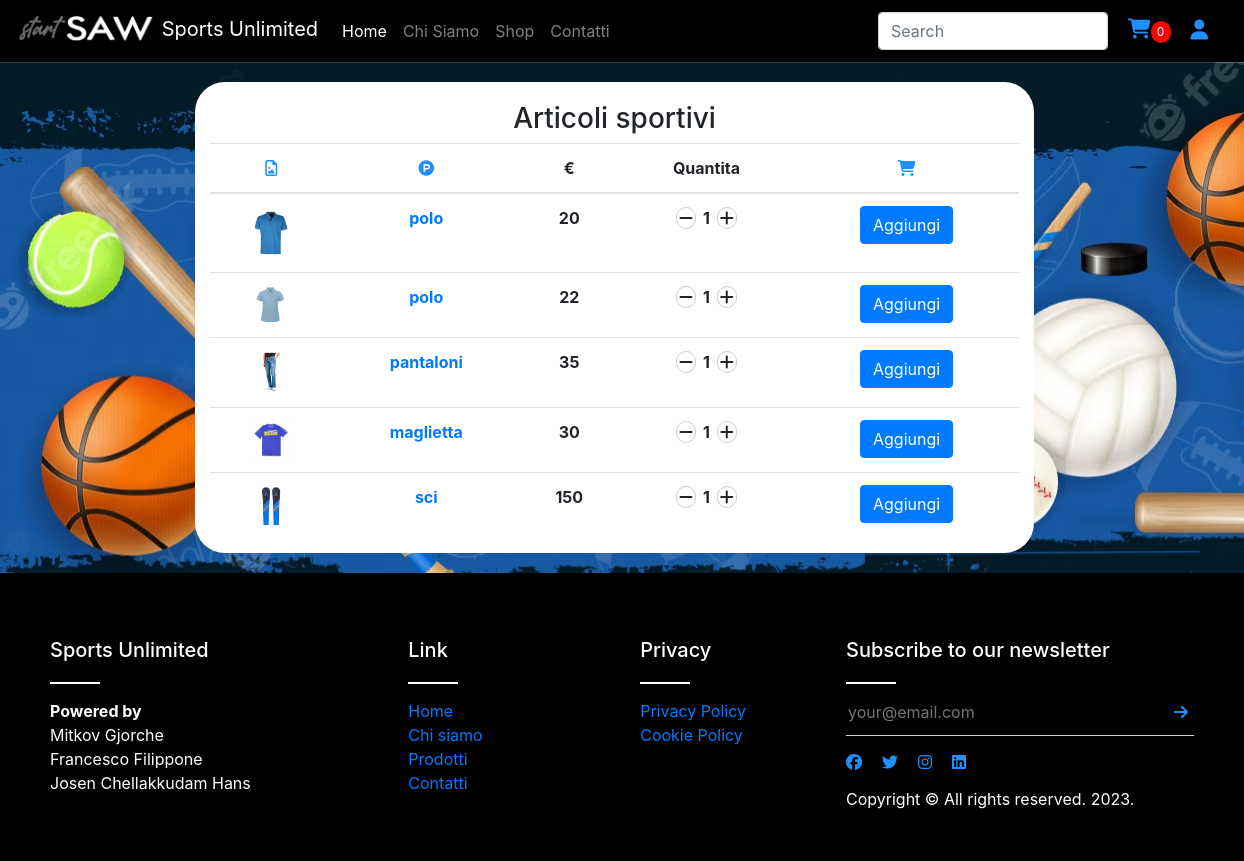
Screenshot of /php/prodotti.php with the database file from the repository.
### tables this page shows
CREATE TABLE `prodotti` (
  `id` int(11) NOT NULL,
  `descrizione` varchar(45) DEFAULT NULL,
  `marca` varchar(45) DEFAULT NULL,
  `sesso` varchar(10) DEFAULT NULL,
  `tipologia` varchar(30) DEFAULT NULL,
  `prezzo` int(11) DEFAULT NULL,
  `quantità` int(4) DEFAULT NULL,
  `data_modifica` datetime DEFAULT NULL,
  `data_aggiunta` datetime DEFAULT NULL
);

### php/prodotti.php (the view, shortened to what this page needs)
<?php
    include("db.php");
?>
<!DOCTYPE html>
<html lang="it">
<head>
    <link rel="stylesheet" href="https://maxcdn.bootstrapcdn.com/bootstrap/4.0.0/css/bootstrap.min.css">
    <link rel="stylesheet" href="../css/main.css">
    <link rel="stylesheet" href="../css/form-style.css">
</head>
<body >
    <?php
        include("../partials/navbar.php");
    ?>
    <section class="sfondo">
        <?php if (isset($_GET['prodotto']) && $_GET['prodotto']) {
            $stmt = mysqli_prepare($con, "SELECT * FROM prodotti WHERE id= ?");
            mysqli_stmt_bind_param($stmt, 's', $_GET['prodotto']);
            mysqli_stmt_execute($stmt);
            $res = mysqli_stmt_get_result($stmt);
            $row = mysqli_fetch_array($res);
            mysqli_stmt_close($stmt);
            if (mysqli_num_rows($res) == 0)  {  ?>
                <div class="row marginrow">
                    <div class="col-sm-12" id="ProdNonDisp">
                        <h1>Prodotto non disponibile</h1>
                    </div>
                </div>
            <?php } else { ?>
            <div class="row">
                <div class="col-sm-4"></div>
                <div class="col-sm-4 ShowProd">
                    <div class="col-item">
                        <div class="photo">
                            <img src="../img/products/<?php echo $row[0]; ?>.jpg" class="img-responsive" width="300"/>
                        </div>
                        <hr>
                        <div class="info">
                            <div class="row">
                                <div class="price col-md-6">
                                    <h5>
                                        <?php echo $row[1]." ".$row[2]." ".$row[3]; ?></h5>
                                    <h5 class="price-text-color">
                                        Prezzo: <?php echo $row[5]; ?> Euro</h5>
                                </div>
                                <div class="rating hidden-sm col-md-6">
                                    <i class="price-text-color fa fa-star"></i><i class="price-text-color fa fa-star">
                                    </i><i class="price-text-color fa fa-star"></i><i class="price-text-color fa fa-star">
                                    </i><i class="fa fa-star"></i>
                                </div>
                            </div>
                            <div class="separator clear-left">
                                <p class="btn-add">
                                    <i class="fa fa-shopping-cart"></i><a href="prodotti.php?prodotto=<?php echo $_GET['prodotto'] ?> class="hidden-sm">Add to cart</a></p>
                                <p class="btn-details">
                                    <i class="fa fa-list"></i><a href="http://www.jquery2dotnet.com" class="hidden-sm">More details</a></p>
                            </div>
                            <div class="clearfix">
                            </div>
                        </div>
                    </div>
                </div>
                <div class="col-sm-4"></div>
            </div>
        <?php    }
         } else {
            $stmt = mysqli_prepare($con, "SELECT * FROM prodotti");
            mysqli_stmt_execute($stmt);
            $res = mysqli_stmt_get_result($stmt);
            ?>
            <div class="row marginrow">
            <div class="col-sm-2"></div>
            <div class="col-sm-8 ShowProd border30">
            <h3 class="titolo">Articoli sportivi</h3>
            <table class="table" >
                <thead>
                    <tr>
                    <th scope="col"><i class="fa fa-file-image-o" aria-hidden="true"></i></th>
                    <th scope="col"><i class="fa fa-product-hunt" aria-hidden="true"></i></th>
                    <th scope="col">€</th>
                    <th scope="col">Quantita</th>
                    <th scope="col"><i class="fa-solid fa-cart-shopping"></i></th>
                    </tr>
                </thead>
                <tbody>
                    <?php $i = 0; while ($row= mysqli_fetch_array($res)) {
                        echo '<tr><th scope="row"><img src="../img/products/'.$row[0].'.jpg" alt="image" width="40"></th>
                        <th scope="row"><a href="">'.$row[1].'</a></th>
                        <th scope="row" class="th_mobile">'.$row[2].'</th>
                        <th scope="row" class="th_mobile">'.$row[3].'</th>
                        <th scope="row" class="th_mobile">'.$row[4].'</th>
                        <th scope="row">'.$row[5].'</th>
                        <th scope="row"><span class="fa fa-minus" id="Prod1"></span><span class="num" id="Prod2">1</span><span class="fa fa-plus" id="Prod3"></span></th>
                        <th scope="row"><button class="add_market btn btn-primary" data-product="'.$row[0].'" data-num="1" data-count="'.$i.'">Aggiungi</button></th></tr>';
                        $i++;
                    } ?>
                </tbody>
            </table>
            </div>
            <div class="col-sm-2"></div>
        <?php } mysqli_close($con);?>
      </div>
    </section>
    <?php
        include("../partials/footer.php");
    ?>
</body>
</html>

### partials/navbar.php (shortened to what this page needs)
<nav class="navbar navbar-expand-lg navbar-dark">
  <a class="navbar-brand" href="index.php">
    <img src="../img/logo4.jpg" alt="logo" id="ImgNav">
    Sports Unlimited
  </a>
  <div class="collapse navbar-collapse" id="navbarSupportedContent">
    <ul class="navbar-nav mr-auto">
      <li class="nav-item active">
        <a class="nav-link" href="index.php">Home <span class="sr-only">(current)</span></a>
      </li>
      <li class="nav-item">
        <a class="nav-link" href="about.php">Chi Siamo</a>
      </li>
      <li class="nav-item">
        <a class="nav-link" href="prodotti.php">Shop</a>
      </li>
      <li class="nav-item">
        <a class="nav-link" href="contacts.php">Contatti</a>
      </li>
    </ul>
    <div><input id="search" class="menu_margin form-control SearchNav" type="search" placeholder="Search" aria-label="Search">
    <ul id="product_list" class="list-group" style="position: absolute; z-index:999; width: 400px; padding: 3px"></ul></div>
    <div class="menu_margin MargNav"><a href="carrello.php"><i class="fa-solid fa-cart-shopping" style="font-size: 20px"></i><div class="notifications">0</div></a></div>
    <?php if (isset($_SESSION['nome']))
              echo '<a href="show_profile.php" class="MargNav"><i class="fa-solid fa-user INav"></i> '.$_SESSION['nome'].'</a><button id="logout" class="btn btn-primary">Logout</button>';
          else
              echo '<a href="Form_login.php" class="MargNav"><i class="fa-solid fa-user INav"></i></a>';
    ?>
  </div>
</nav>

### partials/footer.php
<footer>
    <div class="footerLeft">
        <div class="footerMenu">
            <h1 class="FMenuTitolo">
                Sports Unlimited
            </h1>
            <ul class="MenuList">
                <li><b>Powered by</b></li>
                <li>Mitkov Gjorche</li>
                <li>Francesco Filippone</li>
                <li>Josen Chellakkudam Hans</li>
            </ul>
        </div>
        <div class="footerMenu">
            <h1 class="FMenuTitolo">
                Link
            </h1>
            <ul class="MenuList">
                <li>
                    <a href="../php/index.php">Home</a>
                </li>
                <li>
                    <a href="../php/about.php">Chi siamo</a>
                </li>
                <li>
                    <a href="../php/prodotti.php">Prodotti</a>
                </li>
                <li>
                    <a href="../php/contacts.php">Contatti</a>
                </li>
            </ul>
        </div>
        <div class="footerMenu">
            <h1 class="FMenuTitolo">
                Privacy
            </h1>
            <ul class="MenuList">
                <li><a href="#">Privacy Policy</a></li>
                <li><a href="#">Cookie Policy</a></li>
            </ul>
        </div>
    </div>
    <div class="footerRight">
        <div class="footerRightMenu">
            <h1 class="FMenuTitolo">Subscribe to our newsletter</h1>
                <form class="fMail">
                    <input type="text" placeholder="your@email.com" class="fInput">
                    <button class="FButtom" type="submit"><i class="fa-solid fa-arrow-right"></i></button>
                </form>
        </div>
        <div class="footerRightMenu">
            <div class="FIcons">
                <div class="NavItems">
                    <a href="#"> <i class="fa-brands fa-facebook"></i> </a>
                </div>
                <div class="NavItems" style="padding: 0 20px">
                    <a href="#"> <i class="fa-brands fa-twitter"></i> </a>
                </div>
                <div class="NavItems" style="padding: 0 20px 0 0">
                    <a href="#"> <i class="fa-brands fa-instagram"></i> </a>
                </div>
                <div class="NavItems">
                    <a href="#"> <i class="fa-brands fa-linkedin"></i> </a>
                </div>
            </div>
        </div>
        <div class="footerRightMenu">
            <span class="copyright">Copyright © All rights reserved. 2023.</span>
        </div>
    </div>
</footer>

### css/main.css (style rules this page uses)
body { padding: 0; margin: 0; }
* { margin: 0px; }
.navbar { background-color: black !important; }
th { text-align: center; }
i { color: dodgerblue; }
.NavItems { display: flex; align-items: center; }
a { align-items: center; justify-content: center; }
footer { display: flex; background-color: black; color: white; }
.footerLeft { flex: 2; display: flex; justify-content: space-between; padding: 50px; }
.footerRight { flex: 1; padding: 50px; display: flex; flex-direction: column; justify-content: space-between; }
footer a { display: block; text-decoration: none; }
.FMenuTitolo { font-size: 20px; margin: 15px 0 15px 0; }
.MenuList { padding: 0; list-style: none; }
.FMenuTitolo::after { content: ""; display: block; height: 2px; width: 50px; background: #fff; margin-top: 20px; }
.fMail { display: flex; justify-content: space-between; align-items: center; border-bottom: 1px solid #ccc; padding-bottom: 10px; }
.fMail input { background: transparent; width: 100%; border: none; color: #fff; outline: none; }
.fMail button { background: transparent; border: none; color: #fff; cursor: pointer; outline: none; }
.FIcons { display: flex; }
.notifications { background-color: red; padding: 2px; border-radius: 10px; color: white; font-size: 12px; width: 20px; text-align: center; display: inline-block; }
.sfondo { background-image: url(../img/Background_1.avif); background-repeat: no-repeat; }
.marginrow { margin-right: 0px }
.titolo { text-align: center; padding-top: 20px }
.ShowProd { background-color: white; margin: 20px 0; }
.border30 { border-radius: 30px; }
#Prod1 { padding: 2px; border: 1px solid #ccc; border-radius: 20px; }
#Prod2 { padding: 0 7px; }
#Prod3 { padding: 2px; border: 1px solid #ccc; border-radius: 20px; }
#ImgNav { width: 140px; padding-bottom: 5px; }
.SearchNav { width: 230px; margin-right: 20px; }
.MargNav { margin-right: 20px; }
.INav { font-size: 20px; }

### rows the page displays
prodotti: shows a picture, descrizione "polo", prezzo "20"
prodotti: shows a picture, descrizione "polo", prezzo "22"
prodotti: shows a picture, descrizione "pantaloni", prezzo "35"
prodotti: shows a picture, descrizione "maglietta", prezzo "30"
prodotti: shows a picture, descrizione "sci", prezzo "150"
